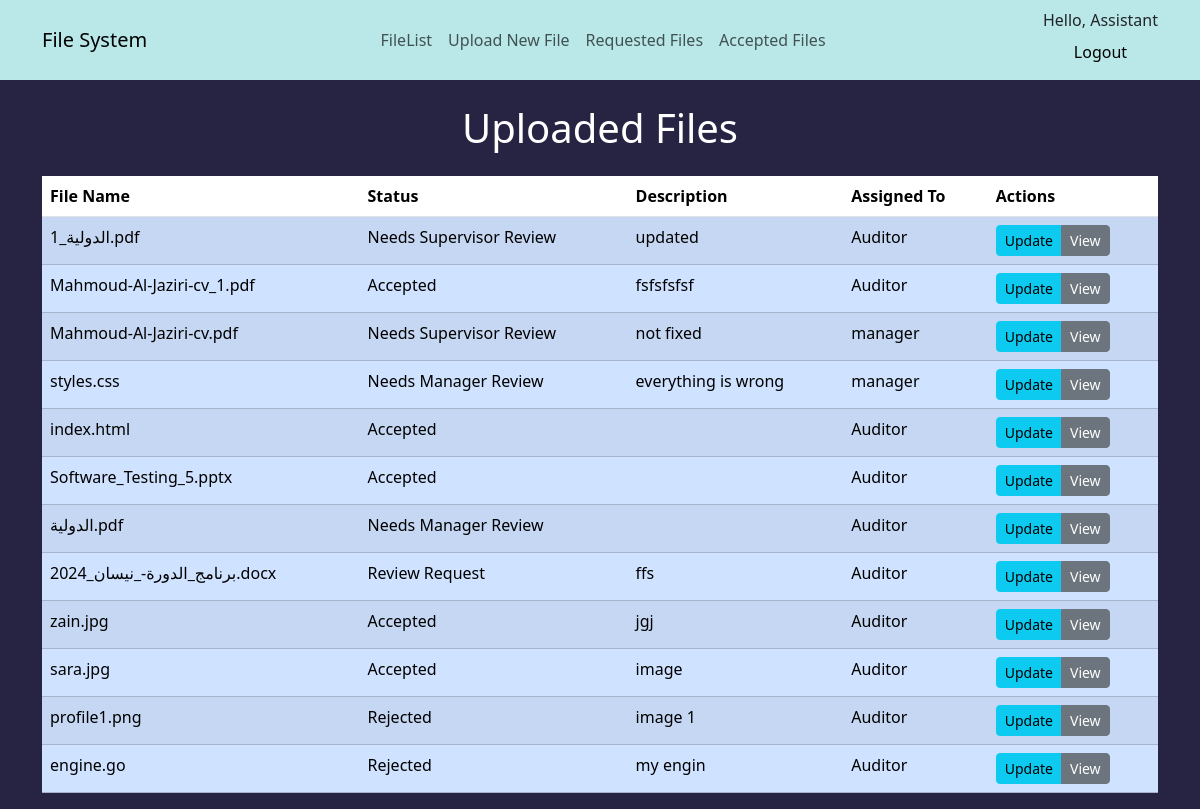
Screenshot of / (signed in) with the database file from the repository.
### DocumentFlow/models.py (models this page shows)
class File(models.Model):
    FILE_TYPE_CHOICES = [
        ('.txt', '.txt'),
        ('.csv', '.csv'),
        ('.json', '.json'),
        ('.docx', '.docx'),
        ('.pdf', '.pdf'),
        ('.jpg', '.jpg'),
        ('.mp3', '.mp3'),
        ('.mp4', '.mp4'),
    ]
    file = models.FileField(upload_to='static/uploads/')
    file_type = models.CharField(max_length=10, choices=FILE_TYPE_CHOICES)
    description = models.TextField()
    uploaded_by = models.ForeignKey(User, on_delete=models.CASCADE, related_name='uploaded_files')
    status = models.CharField(max_length=20, choices=STATUS_CHOICES, default=STATUS_PENDING)
    assigned_to = models.ForeignKey(User, on_delete=models.CASCADE, related_name='assigned_files', null=True, blank=True)
    date_uploaded = models.DateTimeField(auto_now_add=True)
    notes = models.TextField(blank=True)
    rejection_notes = models.TextField(blank=True)
    def __str__(self):
        return os.path.basename(self.file.name)

### DocumentFlow/views.py (the view)
# urls.py: path('', views.file_list, name='file_list'),
@login_required(login_url='loginPage')
def file_list(request):
    files = File.objects.all()
    return render(request, 'DocumentFlow/file_list.html', {'files': files})

### DocumentFlow/templates/DocumentFlow/file_list.html (shortened to what this page needs)
{% extends "DocumentFlow/main.html" %}
{% block content %}
<div class="container mt-4">
    <h1 class="text-white text-center mb-4">Uploaded Files</h1>
    <div class="table-responsive">
        <table class="table table-striped table-hover">
            <thead class="thead-dark">
                <tr>
                    <th>File Name</th>
                    <th>Status</th>
                    <th>Description</th>
                    <th>Assigned To</th>
                    <th>Actions</th>
                </tr>
            </thead>
            <tbody>
                {% for file in files %}
                    <tr class="table-primary">
                        <td>{{ file }}</td>
                        <td>{{ file.status }}</td>
                        <td>{{ file.description }}</td>
                        <td>{{ file.assigned_to }}</td>
                        <td>
                            <div class="btn-group" role="group">
                                {% if request.user.groups.all.0.name == "Assistant" %}
                                    <a href="{% url 'update_file' file.pk %}" class="btn btn-info btn-sm">Update</a>
                                {% endif %}
                                <a href="{% url 'file_detail' file.pk %}" class="btn btn-secondary btn-sm">View</a>
                            </div>
                        </td>
                    </tr>
                {% endfor %}
            </tbody>
        </table>
    </div>
</div>
{% endblock %}

### DocumentFlow/templates/DocumentFlow/main.html (shortened to what this page needs)
{% load static %}
<!DOCTYPE html>
<html lang="en">
<head>
    <link rel="stylesheet" href="https://cdn.jsdelivr.net/npm/bootstrap@5.3.2/dist/css/bootstrap.min.css">
</head>
<body>
    {% include "DocumentFlow/navbar.html" %}
    {% block content %}
    {% endblock %}
</body>
</html>

### DocumentFlow/templates/DocumentFlow/navbar.html (shortened to what this page needs)
<nav class="navbar sticky-top navbar-expand-lg navbar-light" style="background-color:#bae8e8">
  <div class="container">
    <a class="navbar-brand" href="">File System</a>
    <div class="collapse navbar-collapse justify-content-between" id="navbarNav">
      <ul class="navbar-nav mx-auto">
        <li class="nav-item active">
          <a class="nav-link" href="{% url "file_list" %}">FileList</a>
        </li>
        <li class="nav-item">
          {% if request.user.groups.all.0.name == "Assistant" or request.user.groups.all.0.name == "Auditor" %}
          <a class="nav-link" href="{% url 'upload_file' %}">Upload New File</a>
          {% endif %}
        </li>
        <li class="nav-item">
          <a class="nav-link" href="{% url "file_request_list" %}">Requested Files</a>
        </li>
          <li class="nav-item">
            <a class="nav-link" href="{% url "accepted_file_list" %}">Accepted Files</a>
          </li>
      </ul>
        <ul class="navbar-nav">
          <li class="nav-item">
            <span class="hello-msg">Hello, {{request.user}}</span>
            <a class="nav-link btn btn-info text-black ml-auto" href="{% url 'logout' %}">Logout</a>
          </li>
        </ul>
    </div>
  </div>
</nav>

### DocumentFlow/templates/DocumentFlow/main.html (style rules this page uses)
body { background-color : #272343; }

### rows the page displays
File: file "الدولية_1.pdf", status "Needs Supervisor Review", description "updated", assigned_to "Auditor"
File: file "Mahmoud-Al-Jaziri-cv_1.pdf", status "Accepted", description "fsfsfsfsf", assigned_to "Auditor"
File: file "Mahmoud-Al-Jaziri-cv.pdf", status "Needs Supervisor Review", description "not fixed", assigned_to "manager"
File: file "styles.css", status "Needs Manager Review", description "everything is wrong", assigned_to "manager"
File: file "index.html", status "Accepted", assigned_to "Auditor"
File: file "Software_Testing_5.pptx", status "Accepted", assigned_to "Auditor"
File: file "الدولية.pdf", status "Needs Manager Review", assigned_to "Auditor"
File: file "برنامج_الدورة-_نيسان_2024.docx", status "Review Request", description "ffs", assigned_to "Auditor"
File: file "zain.jpg", status "Accepted", description "jgj", assigned_to "Auditor"
File: file "sara.jpg", status "Accepted", description "image", assigned_to "Auditor"
File: file "profile1.png", status "Rejected", description "image 1", assigned_to "Auditor"
File: file "engine.go", status "Rejected", description "my engin", assigned_to "Auditor"

### other values shown
{{ request.user }} "Assistant"
